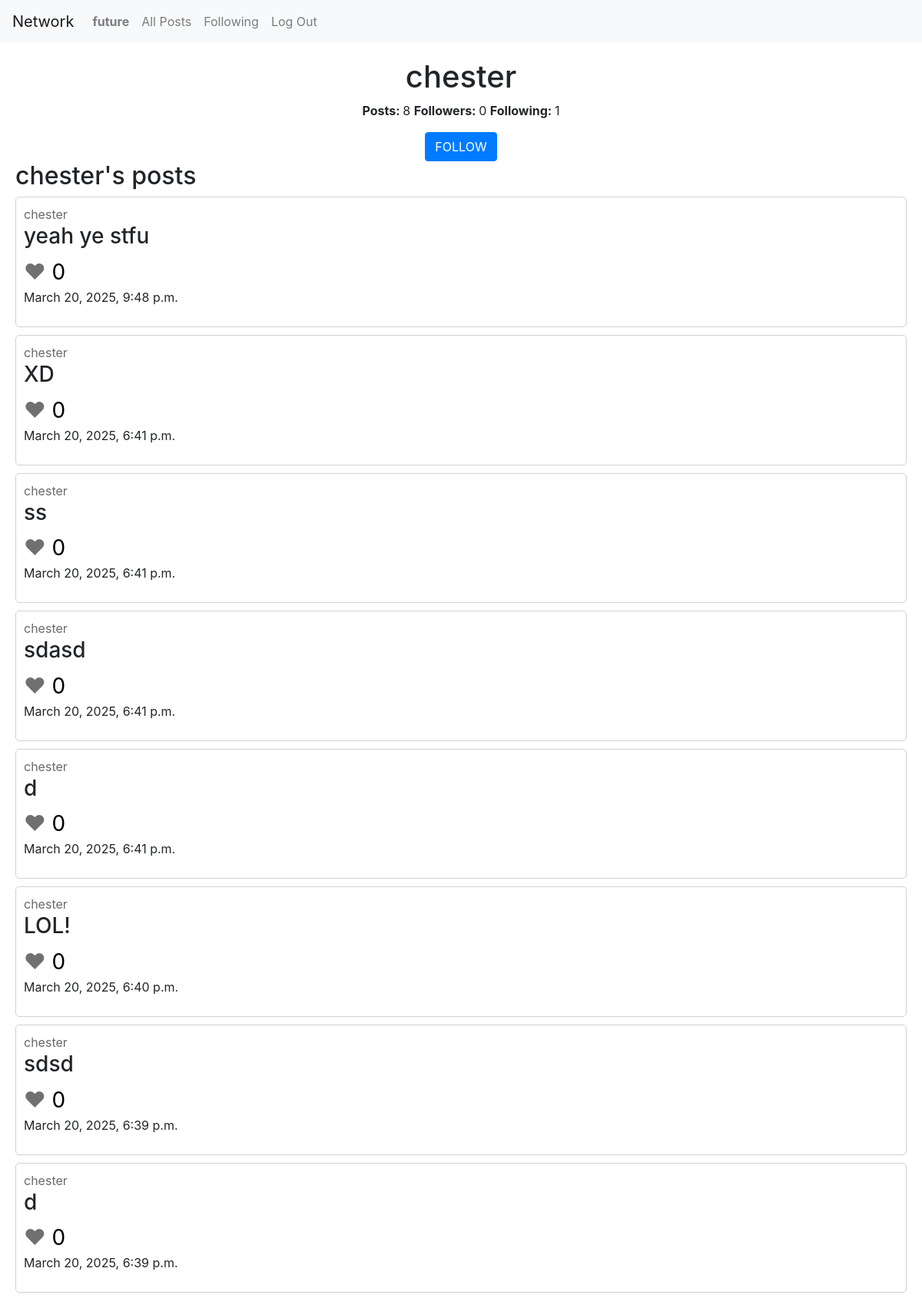
Screenshot of /chester (signed in) with the database file from the repository.
### network/models.py (models this page shows)
class User(AbstractUser):
    followers = models.ManyToManyField("self", blank=True)
    following = models.ManyToManyField("self", blank=True)

class Post(models.Model):
    content = models.TextField(max_length=250)
    likes = models.IntegerField(default=0)
    creator = models.ForeignKey(User, on_delete=models.CASCADE)
    timestamp = models.DateTimeField(auto_now_add=True)

### network/views.py (the view)
# urls.py: path("<str:username>", views.user_account, name="user_account"),
def user_account(request, username):
    user = User.objects.get(username=username)
    all_posts = Post.objects.filter(creator = user.id).order_by("-timestamp")
    return render(request, "network/user_account.html", {
        "show_user": user,
        "all_posts": all_posts,
        "post_count": len(all_posts),
        "followers": user.followers.count(),
        "following": user.following.count()
    })

### network/templates/network/user_account.html
{% extends "network/layout.html" %}
{% block body %}
    <div id="profile-div">
        <h1>{{ show_user.username }}</h1>
        <p>
            <span class="bold">Posts: </span><span>{{ post_count }}</span>
            <span class="bold">Followers: </span><span>{{ followers }}</span>
            <span class="bold">Following: </span><span>{{ following }}</span>
        </p>
        {% if request.user != show_user and user.is_authenticated %}
            <button class="btn btn-primary">FOLLOW</button>
        {% endif %}
    </div>
    <h2>{{ show_user.username }}'s posts</h2>
    {% include 'network/posts.html' %}
{% endblock %}

### network/templates/network/layout.html (shortened to what this page needs)
{% load static %}
<!DOCTYPE html>
<html lang="en">
    <head>
        <link rel="stylesheet" href="https://stackpath.bootstrapcdn.com/bootstrap/4.4.1/css/bootstrap.min.css">
        <link href="{% static 'network/styles.css' %}" rel="stylesheet">
    </head>
    <body>
        <nav class="navbar navbar-expand-lg navbar-light bg-light">
            <a class="navbar-brand" href="#">Network</a>
            <div>
              <ul class="navbar-nav mr-auto">
                {% if user.is_authenticated %}
                    <li class="nav-item">
                        <a class="nav-link" href="{% url 'user_account' user.username %}"><strong>{{ user.username }}</strong></a>
                    </li>
                {% endif %}
                <li class="nav-item">
                  <a class="nav-link" href="{% url 'index' %}">All Posts</a>
                </li>
                {% if user.is_authenticated %}
                    <li class="nav-item">
                        <a class="nav-link" href="{% url 'followed_posts' %}">Following</a>
                    </li>
                    <li class="nav-item">
                        <a class="nav-link" href="{% url 'logout' %}">Log Out</a>
                    </li>
                {% endif %}
              </ul>
            </div>
          </nav>
        <div class="body">
            {% block body %}
            {% endblock %}
        </div>
    </body>
</html>

### network/templates/network/posts.html
{% for post in all_posts %}
    <div class="post">
        <span><a href="{% url 'user_account' post.creator %}" class="user-link">{{ post.creator }}</a></span>
        <h3>{{ post.content }}</h3>
        <span class="heart">&hearts;</span><span class="likes"> {{ post.likes }}</span>
        <p><span>{{ post.timestamp }}</span></p>
    </div>
    {% empty %}
    <h3>No posts at the moment</h3>
{% endfor %}

### network/static/network/styles.css (style rules this page uses)
.body { margin: 20px; }
.post { border: solid rgb(209, 209, 209) 1px; border-radius: 5px; margin-bottom: 10px; padding: 10px; }
.user-link { color: rgb(105, 105, 105); }
.heart { font-size: 28px; color: rgb(112, 112, 112); }
.likes { color: rgb(0, 0, 0); font-size: 28px; }
#profile-div { text-align: center; }
.bold { font-weight: bold; }

### rows the page displays
User: username "future"
User: username "chester"
Post: creator "chester", content "yeah ye stfu", likes "0", timestamp "March 20, 2025, 9:48 p.m."
Post: creator "chester", content "XD", likes "0", timestamp "March 20, 2025, 6:41 p.m."
Post: creator "chester", content "ss", likes "0", timestamp "March 20, 2025, 6:41 p.m."
Post: creator "chester", content "sdasd", likes "0", timestamp "March 20, 2025, 6:41 p.m."
Post: creator "chester", content "d", likes "0", timestamp "March 20, 2025, 6:41 p.m."
Post: creator "chester", content "LOL!", likes "0", timestamp "March 20, 2025, 6:40 p.m."
Post: creator "chester", content "sdsd", likes "0", timestamp "March 20, 2025, 6:39 p.m."
Post: creator "chester", content "d", likes "0", timestamp "March 20, 2025, 6:39 p.m."

### other values shown
{{ post_count }} "8"
{{ followers }} "0"
{{ following }} "1"
